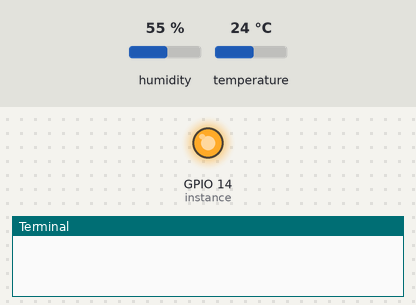
Bench run of a program on a simulated Raspberry Pi (BCM pin numbers). Parts: output pins drawn as LEDs (lit = HIGH), the last lines printed to the terminal. The test bench sets the inputs (shaded band); at power-on: humidity 55 %, temperature 24 °C. The clock reads 2024-03-15 10:24:30 at power-on unless the program sets it; library files of the repository ran but are not shown: dht11.py.

Above: at 0.01 s.
At 1.2 s:
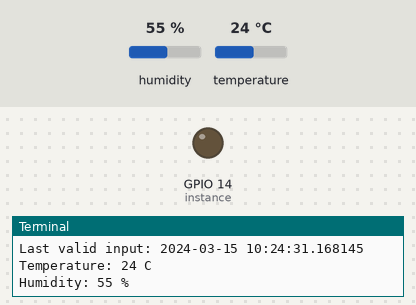
1.3 s: humidity set to 22 %
2.8 s: temperature set to 12 °C
4.3 s: humidity set to 40 %
Timing chart, 0 to 7.3 s (numbered marks = the images above; inputs shaded):
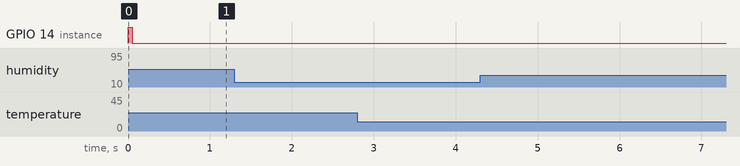

The program:

dht_ex.py
```python
import RPi.GPIO as GPIO
import dht11
import time
import datetime

# initialize GPIO
GPIO.setwarnings(False)
GPIO.setmode(GPIO.BCM)
GPIO.cleanup()

# read data using pin 14
instance = dht11.DHT11(pin=14)
try:
    while True:
        result = instance.read()
        if result.is_valid():
            print("Last valid input: " + str(datetime.datetime.now()))
            print("Temperature: %d C" % result.temperature)
            print("Humidity: %d %%" % result.humidity)

        time.sleep(1)

except:
    GPIO.cleanup()
```
